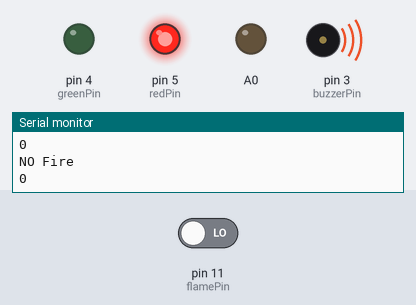
This sketch was run on a simulated Arduino Uno, built with avr-gcc and run on an emulated ATmega328P. On the bench: output pins drawn as LEDs (lit = HIGH), buzzer (waves = sounding, pin HIGH), the last lines printed to the serial monitor. The inputs (shaded band) are chosen by the test bench; at power-on: pin 11 (flamePin) LOW.

Above: at 1.2 s.
1.3 s: pin 11 (flamePin) driven HIGH
At 1.9 s:
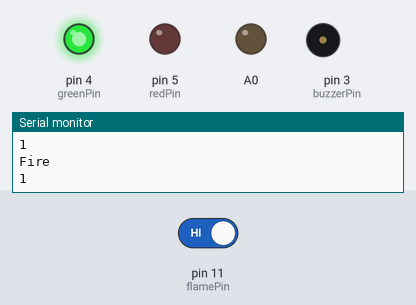
2.8 s: pin 11 (flamePin) driven LOW
At 4.3 s:
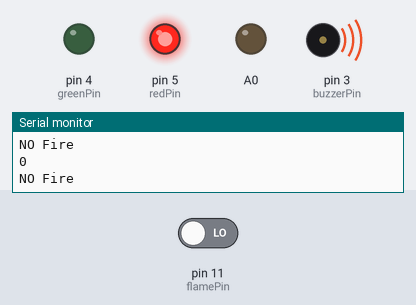
Timing chart, 0 to 5.8 s (numbered marks = the images above; inputs shaded):
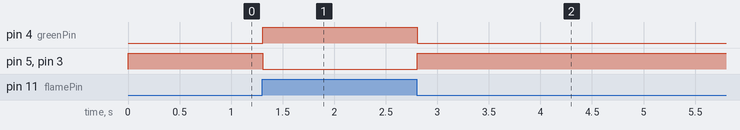

The sketch:

FireSensor.ino
```cpp
int buzzerPin = 3;
int greenPin = 4;
int redPin = 5;

int flamePin = 11;
int Flame=true;

void setup()
{
  pinMode(buzzerPin,OUTPUT);
  pinMode(greenPin,OUTPUT);
  pinMode(redPin,OUTPUT);
  pinMode(flamePin,INPUT);
  pinMode(A0,OUTPUT);

  Serial.begin(9600);
}

void loop()
{
  Serial.println(Flame);
  Flame = digitalRead(flamePin) ;
  if(Flame == true)
  {
    digitalWrite(buzzerPin,LOW);
    digitalWrite(redPin,LOW);
    digitalWrite(greenPin,HIGH);
    Serial.println("Fire");

  }
  else{
     digitalWrite(buzzerPin,HIGH);
    digitalWrite(redPin,HIGH);
    digitalWrite(greenPin,LOW);
    Serial.println("NO Fire");
  }
}
```

Measured:
- after the input at 1.3 s, pin 4 (greenPin): LOW → HIGH at once; pin 5 (redPin), pin 3 (buzzerPin): HIGH → LOW at once
- after the input at 2.8 s, pin 4 (greenPin): HIGH → LOW at once; pin 5 (redPin), pin 3 (buzzerPin): LOW → HIGH at once
